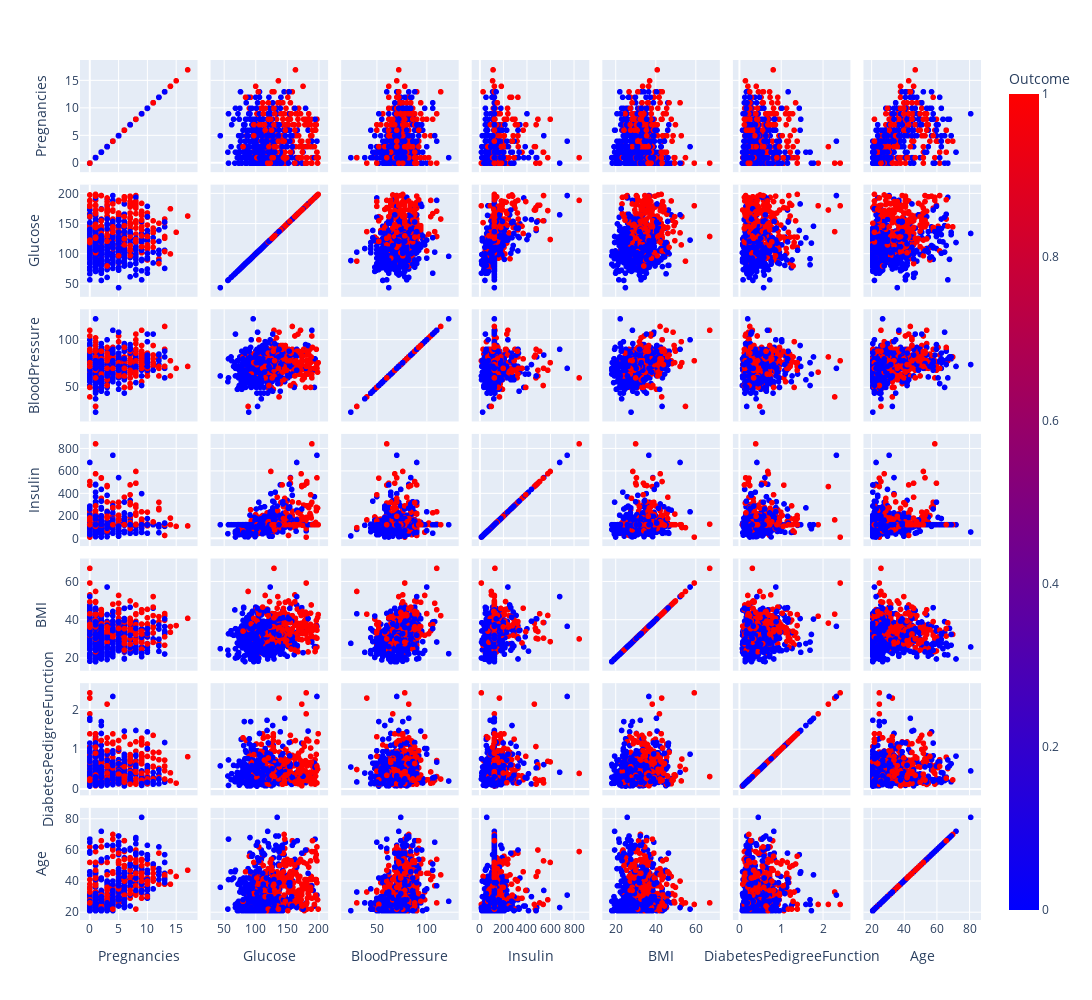

Notebook source saved alongside this figure:
### Markdown cell above
px.imshow est utilisé pour créer une heatmap à partir de la matrice de corrélation.


text_auto=True permet d'afficher les valeurs de corrélation directement sur la heatmap.


aspect="auto" ajuste l'aspect de la heatmap.

### Code cell
# Une vue globale des variables
fig = px.scatter_matrix(
    df,
    dimensions=['Pregnancies', 'Glucose', 'BloodPressure', 'Insulin',
                'BMI', 'DiabetesPedigreeFunction', 'Age'],
    color='Outcome',
    color_continuous_scale='bluered'
)

fig.update_layout(
    width=1200,
    height=1000
)

fig.show()

### Figure 1 — Plotly figure (JSON) as saved in the notebook; plotly's stock layout.template omitted (floating-point values rounded to 4 significant figures; data arrays with more than 128 entries replaced by an {"elided": "..."} marker saying what was removed)
{"data": [{"dimensions": [{"axis": {"matches": true}, "label": "Pregnancies", "values": {"elided": "768 int values"}}, {"axis": {"matches": true}, "label": "Glucose", "values": {"elided": "768 float values"}}, {"axis": {"matches": true}, "label": "BloodPressure", "values": {"elided": "768 int values"}}, {"axis": {"matches": true}, "label": "Insulin", "values": {"elided": "768 int values"}}, {"axis": {"matches": true}, "label": "BMI", "values": {"elided": "768 float values"}}, {"axis": {"matches": true}, "label": "DiabetesPedigreeFunction", "values": {"elided": "768 float values"}}, {"axis": {"matches": true}, "label": "Age", "values": {"elided": "768 int values"}}], "hovertemplate": "%{xaxis.title.text}=%{x}<br>%{yaxis.title.text}=%{y}<br>Outcome=%{marker.color}<extra></extra>", "legendgroup": "", "marker": {"color": {"elided": "768 int values"}, "coloraxis": "coloraxis", "symbol": "circle"}, "name": "", "showlegend": false, "type": "splom"}], "layout": {"coloraxis": {"colorbar": {"title": {"text": "Outcome"}}, "colorscale": [[0, "rgb(0,0,255)"], [1, "rgb(255,0,0)"]]}, "dragmode": "select", "height": 1000, "legend": {"tracegroupgap": 0}, "margin": {"t": 60}, "width": 1200}}
